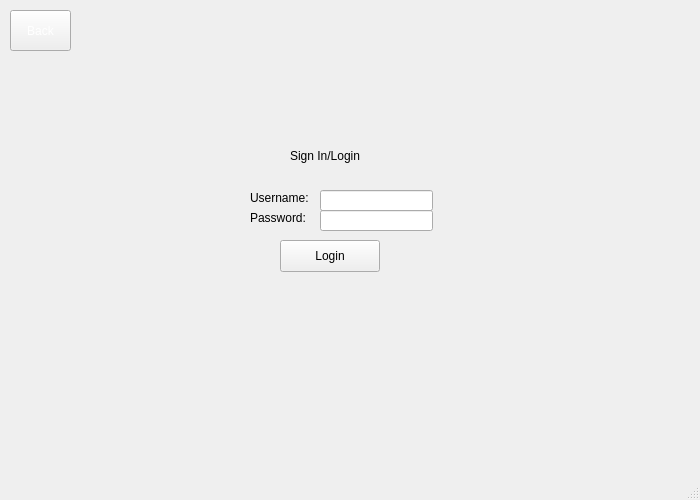
<?xml version="1.0" encoding="UTF-8"?>
<ui version="4.0">
 <class>MainWindow</class>
 <widget class="QMainWindow" name="MainWindow">
  <property name="geometry">
   <rect>
    <x>0</x>
    <y>0</y>
    <width>700</width>
    <height>500</height>
   </rect>
  </property>
  <property name="windowTitle">
   <string>MainWindow</string>
  </property>
  <property name="styleSheet">
   <string notr="true">background-color:light gray</string>
  </property>
  <widget class="QWidget" name="centralwidget">
   <widget class="QLabel" name="usernamelabel">
    <property name="geometry">
     <rect>
      <x>250</x>
      <y>190</y>
      <width>71</width>
      <height>16</height>
     </rect>
    </property>
    <property name="text">
     <string>Username:</string>
    </property>
   </widget>
   <widget class="QPushButton" name="pushButton_2">
    <property name="geometry">
     <rect>
      <x>10</x>
      <y>10</y>
      <width>61</width>
      <height>41</height>
     </rect>
    </property>
    <property name="styleSheet">
     <string notr="true">color: white
;
</string>
    </property>
    <property name="text">
     <string>Back</string>
    </property>
   </widget>
   <widget class="QPushButton" name="pushButton">
    <property name="geometry">
     <rect>
      <x>280</x>
      <y>240</y>
      <width>100</width>
      <height>32</height>
     </rect>
    </property>
    <property name="autoFillBackground">
     <bool>false</bool>
    </property>
    <property name="text">
     <string>Login</string>
    </property>
   </widget>
   <widget class="QLabel" name="userpasswordlabel">
    <property name="geometry">
     <rect>
      <x>250</x>
      <y>210</y>
      <width>61</width>
      <height>16</height>
     </rect>
    </property>
    <property name="text">
     <string>Password:</string>
    </property>
   </widget>
   <widget class="QLineEdit" name="userpass">
    <property name="geometry">
     <rect>
      <x>320</x>
      <y>210</y>
      <width>113</width>
      <height>21</height>
     </rect>
    </property>
   </widget>
   <widget class="QLineEdit" name="usertext">
    <property name="geometry">
     <rect>
      <x>320</x>
      <y>190</y>
      <width>113</width>
      <height>21</height>
     </rect>
    </property>
   </widget>
   <widget class="QLabel" name="errormessagebox">
    <property name="geometry">
     <rect>
      <x>230</x>
      <y>280</y>
      <width>201</width>
      <height>20</height>
     </rect>
    </property>
    <property name="styleSheet">
     <string notr="true">color: white;
</string>
    </property>
    <property name="text">
     <string/>
    </property>
   </widget>
   <widget class="QLabel" name="label">
    <property name="geometry">
     <rect>
      <x>290</x>
      <y>140</y>
      <width>161</width>
      <height>31</height>
     </rect>
    </property>
    <property name="text">
     <string>Sign In/Login</string>
    </property>
   </widget>
  </widget>
  <widget class="QMenuBar" name="menubar">
   <property name="geometry">
    <rect>
     <x>0</x>
     <y>0</y>
     <width>700</width>
     <height>24</height>
    </rect>
   </property>
  </widget>
  <widget class="QStatusBar" name="statusbar"/>
 </widget>
 <resources/>
 <connections/>
</ui>
